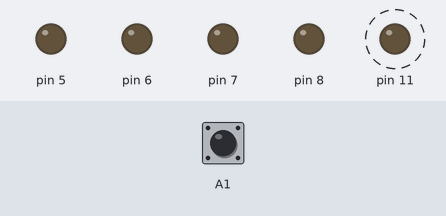
Simulated run of this sketch. Board: Arduino Uno, built with avr-gcc and run on an emulated ATmega328P. Parts: output pins drawn as LEDs (lit = HIGH). Dashed ring = blinking. Inputs (shaded band) come from the test bench; at power-on: A1 HIGH.

Above: at 0.94 s.
1.3 s: A1 pulled LOW for 0.15 s
At 1.38 s:
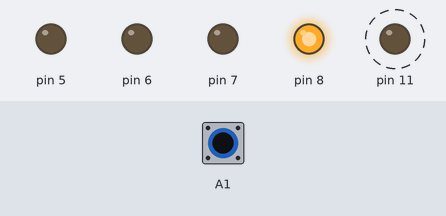
4.3 s: A1 pulled LOW for 1 s
At 5.74 s:
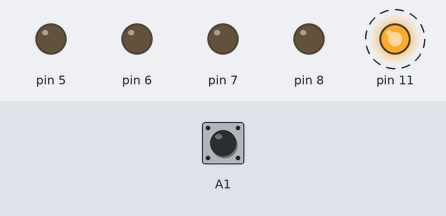
7.3 s: A1 pulled LOW for 3.2 s
At 7.41 s:
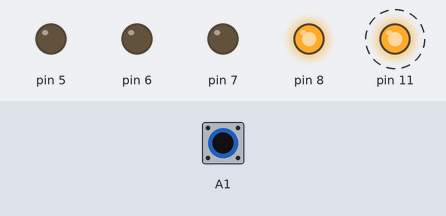
Timing chart, 0 to 18.0 s (numbered marks = the images above; inputs shaded):
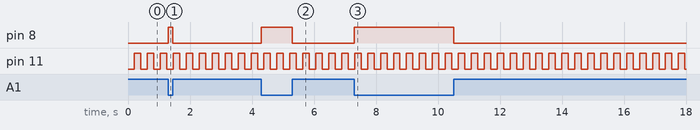

Measured:
- after the input at 1.3 s, pin 8: LOW → HIGH at once, → LOW 0.15 s later
- after the input at 4.3 s, pin 8: LOW → HIGH at once, → LOW 1.0 s later
- after the input at 7.3 s, pin 8: LOW → HIGH at once, → LOW 3.2 s later
- by itself, pin 11: alternates HIGH for 0.21 s and LOW for 0.21 s

The sketch:

teste.ino
```cpp
#include <avr/interrupt.h>
#include <avr/io.h>

void setup() {
    // configura o timer (???)
    // TIMSK2 = (TIMSK2 & B11111110) | 0x01;
    // TCCR2B = (TCCR2B & B11111000) | 0x07;

    // alguma documentação: http://www.gammon.com.au/interrupts

    // https://forum.arduino.cc/t/arduino-timer-interrupt/37971/8
    TCCR2A = 0;                     // set entire TCCR2A register to 0
    TCCR2B = 1 << CS22 | 1 << CS21;
    TIMSK2 = 1<<TOIE2;              // Timer2 Overflow Interrupt Enable
    TCNT2 = 0;                      // reset timer


    // configura o botao (?)
    pinMode(A1, INPUT_PULLUP);
    // *digitalPinToPCMSK(BOTAO) |= bit (digitalPinToPCMSKbit(BOTAO));  // enable pin
    // PCIFR  |= bit (digitalPinToPCICRbit(BOTAO)); // clear any outstanding interrupt
    // PCICR  |= bit (digitalPinToPCICRbit(BOTAO)); // enable interrupt for the group

    // https://www.electrosoftcloud.com/en/pcint-interrupts-on-arduino/
    PCICR |= B00000010;         // We activate the interrupts of the PC port
    PCMSK1 |= B00000010;        // ativando a porta A1

    pinMode(8, OUTPUT);
    pinMode(11, OUTPUT);

    pinMode(7, OUTPUT);
    pinMode(6, OUTPUT);
    pinMode(5, OUTPUT);

    digitalWrite(7, LOW);
    digitalWrite(6, LOW);
    digitalWrite(5, LOW);

}

volatile bool s = false;
volatile bool ss = false;
volatile int q = 0;

ISR (PCINT1_vect) {
    s = !s;
    digitalWrite(8, s);
}

ISR (TIMER2_OVF_vect) {
    if (q >= 50) {
        ss = !ss;
        digitalWrite(11, ss);
        q = 0;
    } else {
        q++;
    }
}


void loop() {

}
```
